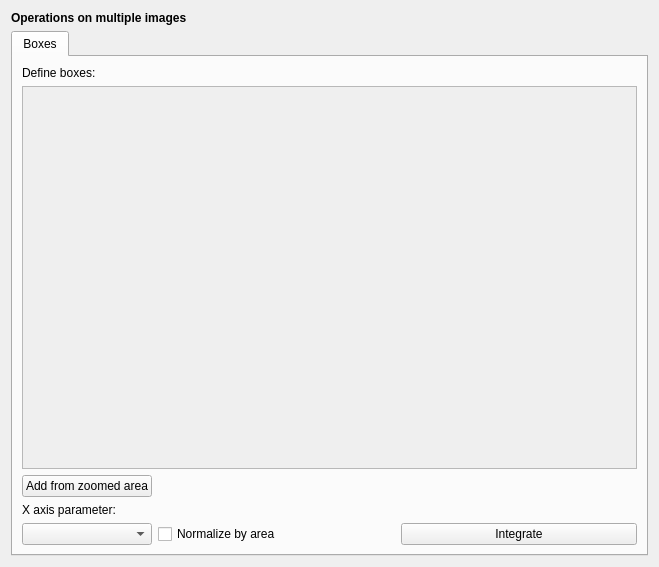
<?xml version="1.0" encoding="UTF-8"?>
<ui version="4.0">
 <class>Form</class>
 <widget class="QWidget" name="Form">
  <property name="geometry">
   <rect>
    <x>0</x>
    <y>0</y>
    <width>659</width>
    <height>567</height>
   </rect>
  </property>
  <property name="windowTitle">
   <string>Form</string>
  </property>
  <layout class="QVBoxLayout" name="verticalLayout">
   <item>
    <widget class="QLabel" name="label_10">
     <property name="font">
      <font>
       <bold>true</bold>
      </font>
     </property>
     <property name="text">
      <string>Operations on multiple images</string>
     </property>
    </widget>
   </item>
   <item>
    <widget class="QTabWidget" name="tabWidget">
     <property name="currentIndex">
      <number>0</number>
     </property>
     <widget class="QWidget" name="tab_2">
      <attribute name="title">
       <string>Boxes</string>
      </attribute>
      <layout class="QGridLayout" name="gridLayout">
       <item row="1" column="0" colspan="3">
        <widget class="QScrollArea" name="boxArea">
         <property name="widgetResizable">
          <bool>true</bool>
         </property>
         <widget class="QWidget" name="scrollAreaWidgetContents">
          <property name="geometry">
           <rect>
            <x>0</x>
            <y>0</y>
            <width>625</width>
            <height>390</height>
           </rect>
          </property>
          <layout class="QVBoxLayout" name="verticalLayout_4">
           <item>
            <layout class="QVBoxLayout" name="boxLayout">
             <item>
              <spacer name="verticalSpacer_3">
               <property name="orientation">
                <enum>Qt::Vertical</enum>
               </property>
               <property name="sizeHint" stdset="0">
                <size>
                 <width>20</width>
                 <height>40</height>
                </size>
               </property>
              </spacer>
             </item>
            </layout>
           </item>
          </layout>
         </widget>
        </widget>
       </item>
       <item row="2" column="0">
        <widget class="QPushButton" name="addboxBtn">
         <property name="text">
          <string>Add from zoomed area</string>
         </property>
        </widget>
       </item>
       <item row="4" column="2">
        <widget class="QPushButton" name="integrateBtn">
         <property name="text">
          <string>Integrate</string>
         </property>
        </widget>
       </item>
       <item row="0" column="0">
        <widget class="QLabel" name="label_2">
         <property name="sizePolicy">
          <sizepolicy hsizetype="Fixed" vsizetype="Preferred">
           <horstretch>0</horstretch>
           <verstretch>0</verstretch>
          </sizepolicy>
         </property>
         <property name="text">
          <string>Define boxes:</string>
         </property>
        </widget>
       </item>
       <item row="4" column="0">
        <widget class="QComboBox" name="xparamBox"/>
       </item>
       <item row="3" column="0">
        <widget class="QLabel" name="label">
         <property name="text">
          <string>X axis parameter:</string>
         </property>
        </widget>
       </item>
       <item row="4" column="1">
        <widget class="QCheckBox" name="boxNormBox">
         <property name="text">
          <string>Normalize by area</string>
         </property>
        </widget>
       </item>
      </layout>
     </widget>
    </widget>
   </item>
  </layout>
 </widget>
 <resources>
  <include location="../../../resource/gui.qrc"/>
 </resources>
 <connections/>
</ui>
